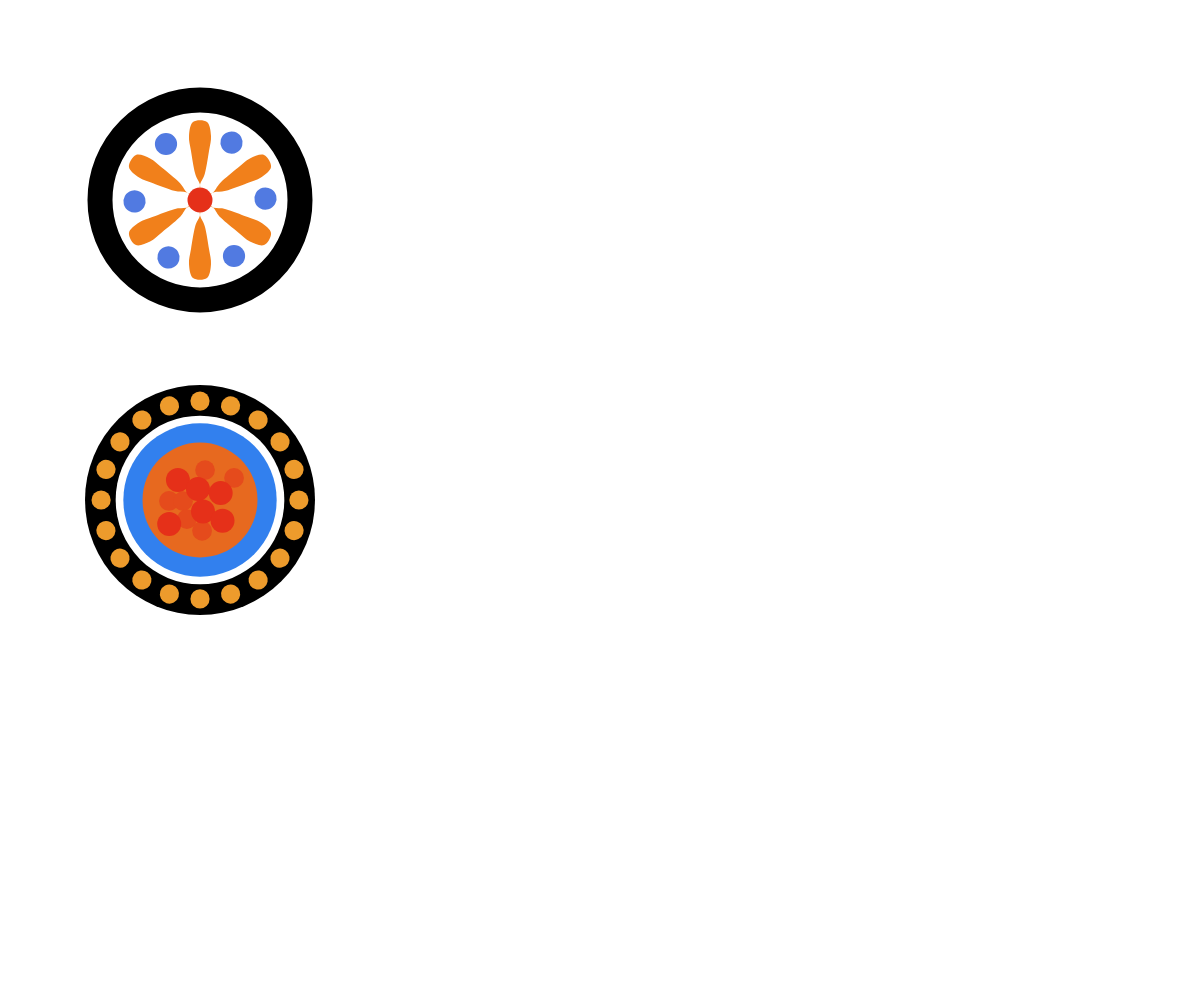
Frame 1 (no input)
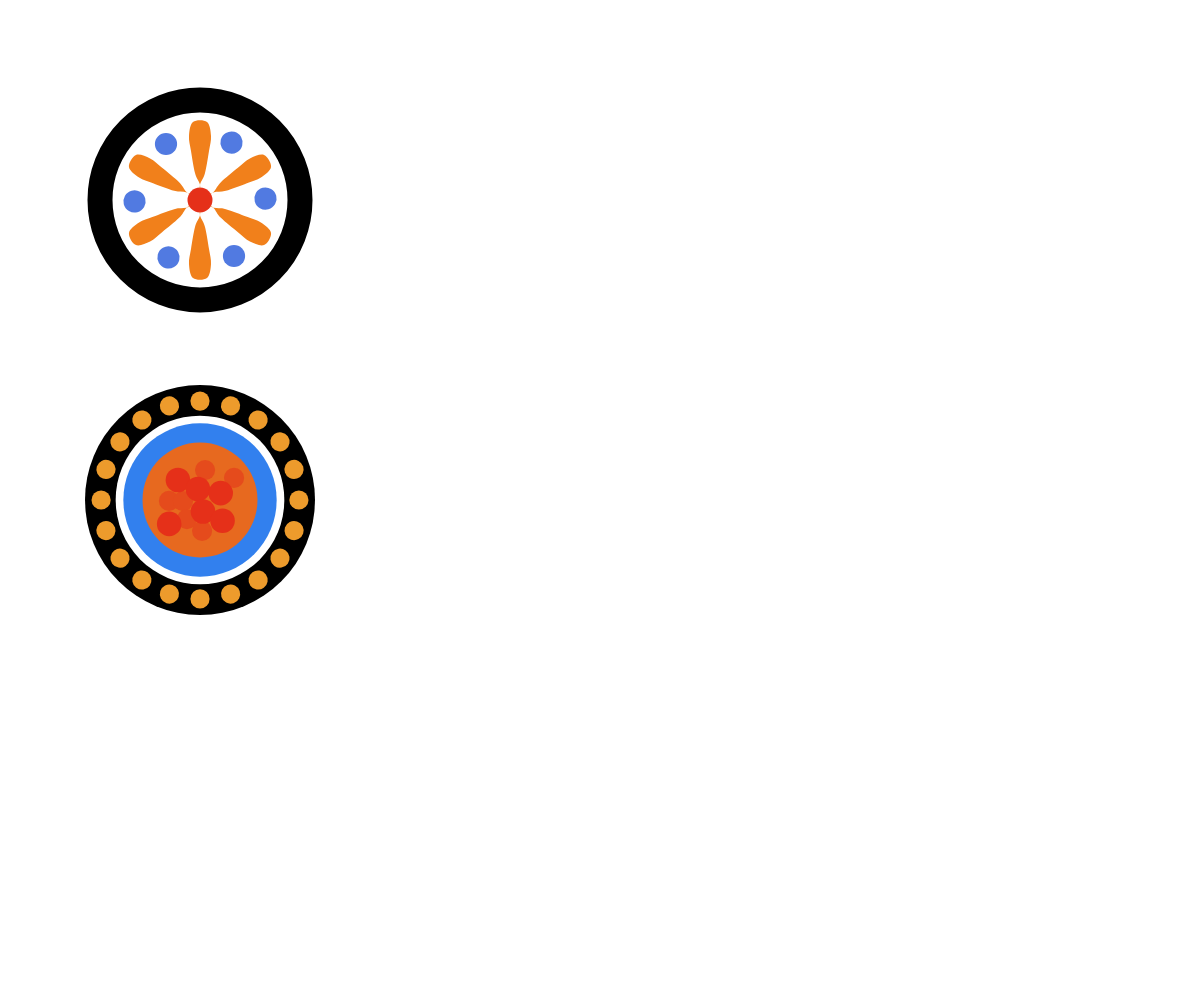
Frame 2 (the mouse pressed at the canvas centre, redrawn once)

The p5.js sketch that drew these frames (run headless with seeded random() and noise() and a simulated clock; the mouse was pressed at the canvas centre and the sketch redrawn once):

// p5.js sketch
// ── sketch.js
// Define two circle configurations: [x position, y position, diameter]
let circles = [
  [200, 200, 200],  // First circle: position (200, 200), diameter 200
  [200, 500, 230],  // Second circle: position (200, 500), diameter 230
];

function setup() {
  createCanvas(windowWidth, windowHeight); // Create a canvas that fits the window size
  noLoop(); // Draw only once (no continuous looping)
}

function draw() {
  background(255); // Set background color to white
  drawCircle1(circles[0][0], circles[0][1], circles[0][2]); // Draw the first decorative circle
  drawCircle2(circles[1][0], circles[1][1], circles[1][2]); // Draw the second decorative circle
}

//---------------------------//
// Draw the first circular motif
// Parameters: x, y = center position; s = size (diameter)
//---------------------------//
function drawCircle1(x, y, s) {
  push();
  translate(x, y); // Move origin to the circle center
  noFill();
  strokeWeight(Math.round(s * 0.125)); // Set outline thickness relative to size
  stroke("#000000");
  circle(0, 0, s); // Draw black outer ring

  noStroke();
  fill("#e53019");
  circle(0, 0, Math.round(s * 0.125)); // Red inner circle at the center

  push();
  // Draw six symmetrical orange "petals" with blue dots around the center
  for (let i = 0; i < 6; i++) {
    rotate(PI / 3); // Rotate 60° for each petal
    fill("#f1801b");

    // Petal shape defined by smooth curve vertices
    beginShape();
    curveVertex(0, -0.05 * s);
    curveVertex(0, -0.05 * s);
    curveVertex(-0.001 * s, -0.08 * s);
    curveVertex(-0.025 * s, -0.135 * s);
    curveVertex(-0.045 * s, -0.245 * s);
    curveVertex(-0.055 * s, -0.32 * s);
    curveVertex(-0.035 * s, -0.39 * s);
    curveVertex(0.035 * s, -0.39 * s);
    curveVertex(0.055 * s, -0.32 * s);
    curveVertex(0.045 * s, -0.245 * s);
    curveVertex(0.025 * s, -0.135 * s);
    curveVertex(0.001 * s, -0.08 * s);
    endShape(CLOSE);

    // Blue circle accent near each petal
    fill("#517ae1");
    ellipse(-0.17 * s, -0.28 * s, s / 9.0, s / 9.0);
  }
  pop();
  pop();
}

//---------------------------//
// Draw the second circular motif
// Parameters: x, y = center position; s = size (diameter)
//---------------------------//
function drawCircle2(x, y, s) {
  push();
  translate(x, y); // Move origin to the circle center

  noStroke();
  fill("#000000");
  circle(0, 0, s); // Outer black circle base

  fill("#FFFFFF");
  circle(0, 0, (s * 2) / 3.0 + s / 15.0); // White ring border

  fill("#3280ee");
  circle(0, 0, (s * 2) / 3.0); // Blue inner circle

  // Draw 20 small orange circles evenly distributed around the outer ring
  push();
  for (let i = 0; i < 20; i++) {
    rotate(PI / 10); // Rotate 18° per step 
    fill("#ed9b2c");
    ellipse(0, -0.43 * s, s / 12.0, s / 12.0);
  }
  pop();

  // Orange-red mid circle
  fill("#e7691f");
  circle(0, 0, s / 2.0);

  //---------------------------
  // Add random small red dots to create a “flame” or “spark” texture
  //---------------------------
  let rndS1 = random(0.05, 0.1) * s; // First group: smaller random size
  fill("#e54b1c");
  circle(0.022 * s, -0.13 * s, rndS1);
  circle(0.148 * s, -0.096 * s, rndS1);
  circle(-0.135 * s, 0.004 * s, rndS1);
  circle(-0.074 * s, 0.005 * s, rndS1);
  circle(-0.057 * s, 0.083 * s, rndS1);
  circle(0.009 * s, 0.134 * s, rndS1);

  let rndS2 = random(0.1, 0.12) * s; // Second group: slightly larger
  fill("#e53019");
  circle(-0.096 * s, -0.087 * s, rndS2);
  circle(-0.009 * s, -0.048 * s, rndS2);
  circle(0.09 * s, -0.03 * s, rndS2);
  circle(0.013 * s, 0.05 * s, rndS2);
  circle(-0.134 * s, 0.104 * s, rndS2);
  circle(0.098 * s, 0.09 * s, rndS2);

  pop();
}



function windowResized() {
  resizeCanvas(windowWidth, windowHeight);
  redraw(); 
}
